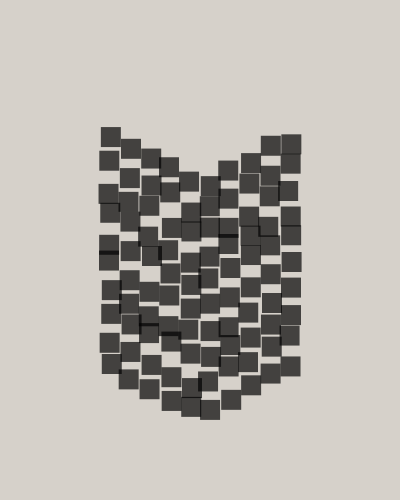
Frame 1 (no input)
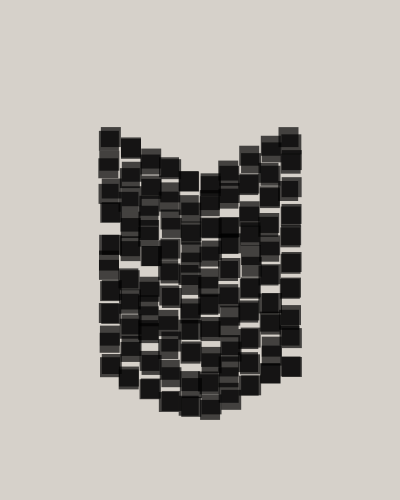
Frame 2 (the mouse pressed at the canvas centre, redrawn once)

The p5.js sketch that drew these frames (run headless with seeded random() and noise() and a simulated clock; the mouse was pressed at the canvas centre and the sketch redrawn once):

// p5.js sketch
// ── sketch.js
function setup() {
  createCanvas(400, 500);
  background(214,209, 202); 
  noLoop();
}

function draw() {
  let numSquares = 100; 
  let squareSize = 20; 
  let paddingy = 10;  
  let paddingx = 2;

  let gridCols = 10;
  let gridRows = 10;

  let gridWidth = width / 2;
  let gridHeight = height / 2;

  let offsetX = width / 4;
  let offsetY = height / 4;

  let alpha = 175; 

  let numelem = (numSquares / gridRows);
  let halfnum = numelem / 2;

  for (let i = 0; i < numSquares; i++) {
    let col = i % gridCols;
    let row = floor(i / gridCols);
    let delta = abs(((col < halfnum) ? 0 : numelem - 1) - col);
    let randy = paddingy + delta;

    let x = offsetX + col * (gridWidth / gridCols) + random(-paddingx, paddingx);
    let y = offsetY + row * (gridHeight / gridRows) + 10 * delta + random( 0 , randy);

    fill(0, 0, 0, alpha); 
    noStroke();
    
    rect(x, y, squareSize, squareSize);
  }
}
